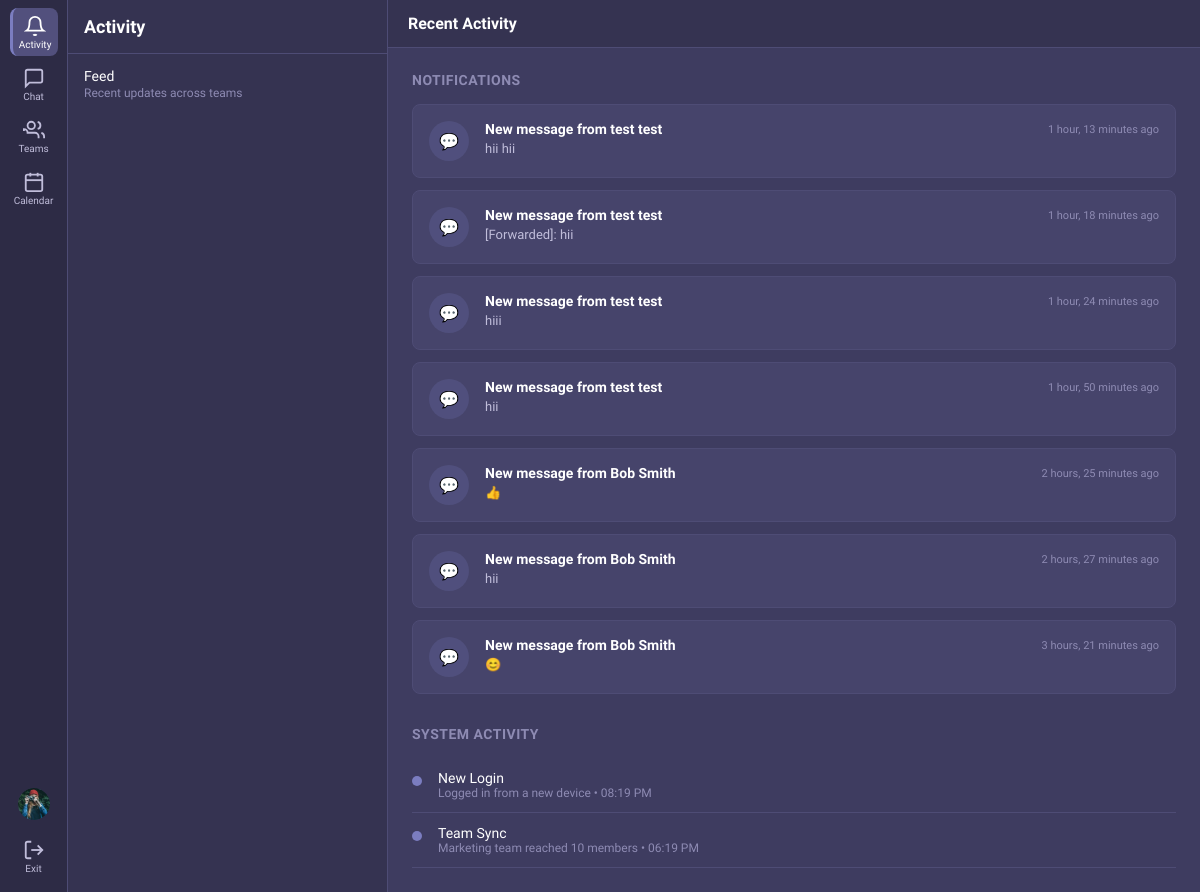
Screenshot of /chat/activity/ (signed in) with the database file from the repository.
### accounts/models.py (models this page shows, shortened)
class CustomUser(AbstractUser):
    email = models.EmailField(unique=True)
    profile_image = models.ImageField(upload_to='profile_images/', null=True, blank=True)
    is_verified = models.BooleanField(default=False)
    bio = models.CharField(max_length=255, blank=True, default='')
    last_seen = models.DateTimeField(null=True, blank=True)
    is_online = models.BooleanField(default=False)
    USERNAME_FIELD = 'email'
    REQUIRED_FIELDS = ['username']
    def get_profile_image_url(self):
        if self.profile_image:
            return self.profile_image.url
        return '/static/images/default-avatar.svg'

### chat/models.py (models this page shows, shortened)
class Notification(models.Model):
    NOTIF_TYPES = [
        ('message', 'New Message'),
        ('team_invite', 'Team Invite'),
        ('mention', 'Mention'),
    ]
    user = models.ForeignKey(
        settings.AUTH_USER_MODEL,
        on_delete=models.CASCADE,
        related_name='notifications'
    )
    notif_type = models.CharField(max_length=20, choices=NOTIF_TYPES)
    title = models.CharField(max_length=200)
    body = models.TextField(blank=True, default='')
    link = models.CharField(max_length=500, blank=True, default='')
    is_read = models.BooleanField(default=False)
    created_at = models.DateTimeField(auto_now_add=True)
    class Meta:
        ordering = ['-created_at']

### chat/views.py (the view)
# urls.py: path('activity/', views.activity_view, name='activity'),
@login_required
def activity_view(request):
    notifications = Notification.objects.filter(user=request.user).order_by('-created_at')[:50]
    activities = [
        {'type': 'login', 'title': 'New Login', 'body': 'Logged in from a new device', 'time': timezone.now()},
        {'type': 'team', 'title': 'Team Sync', 'body': 'Marketing team reached 10 members', 'time': timezone.now() - timezone.timedelta(hours=2)},
    ]
    return render(request, 'chat/activity.html', {
        'notifications': notifications,
        'activities': activities,
        'active_tab': 'activity'
    })

### templates/chat/activity.html (shortened to what this page needs)
{% extends 'base.html' %}
{% load static %}
{% block body %}
<div class="app-layout">
    {% include 'partials/sidebar.html' with active_tab='activity' %}
    <div class="chat-sidebar">
        <div class="sidebar-header">
            <h2>Activity</h2>
        </div>
        <div class="conversation-list">
            <div class="conv-item active">
                <div class="conv-info">
                    <div class="conv-name">Feed</div>
                    <div class="conv-preview">Recent updates across teams</div>
                </div>
            </div>
        </div>
    </div>
    <div class="main-content">
        <div class="content-header">
            <div class="content-header-left"><h3>Recent Activity</h3></div>
        </div>
        <div class="activity-feed" style="padding: 24px; overflow-y: auto; flex: 1;">
            <div class="activity-section">
                <h4 style="font-size: 14px; color: var(--text-muted); margin-bottom: 16px; text-transform: uppercase; letter-spacing: 0.5px;">Notifications</h4>
                {% for notif in notifications %}
                <div class="notif-item {% if not notif.is_read %}unread{% endif %}" style="background: var(--bg-surface); border: 1px solid var(--border); border-radius: var(--radius); padding: 16px; margin-bottom: 12px; transition: var(--transition); cursor: pointer;">
                    <div style="display: flex; gap: 16px; align-items: flex-start;">
                        <div style="width: 40px; height: 40px; border-radius: 50%; background: var(--accent-light); display: flex; align-items: center; justify-content: center; color: var(--accent);">
                            {% if notif.notif_type == 'message' %}💬{% elif notif.notif_type == 'team_invite' %}👥{% else %}🔔{% endif %}
                        </div>
                        <div style="flex: 1;">
                            <div style="display: flex; justify-content: space-between; align-items: center; margin-bottom: 4px;">
                                <span style="font-weight: 600; font-size: 14px;">{{ notif.title }}</span>
                                <span style="font-size: 11px; color: var(--text-muted);">{{ notif.created_at|timesince }} ago</span>
                            </div>
                            <div style="font-size: 13px; color: var(--text-secondary);">{{ notif.body }}</div>
                        </div>
                    </div>
                </div>
                {% empty %}
                <div class="empty-state" style="padding: 40px; background: var(--bg-surface); border: 1px solid var(--border); border-radius: var(--radius);">
                    <p>No new notifications</p>
                </div>
                {% endfor %}
            </div>
            <div class="activity-section" style="margin-top: 32px;">
                <h4 style="font-size: 14px; color: var(--text-muted); margin-bottom: 16px; text-transform: uppercase; letter-spacing: 0.5px;">System Activity</h4>
                {% for act in activities %}
                <div class="activity-item" style="display: flex; gap: 16px; align-items: flex-start; padding: 12px 0; border-bottom: 1px solid var(--border);">
                    <div style="width: 10px; height: 10px; border-radius: 50%; background: var(--accent); margin-top: 6px;"></div>
                    <div>
                        <div style="font-size: 14px; font-weight: 500;">{{ act.title }}</div>
                        <div style="font-size: 12px; color: var(--text-muted);">{{ act.body }} • {{ act.time|date:"h:i A" }}</div>
                    </div>
                </div>
                {% endfor %}
            </div>
        </div>
    </div>
</div>
{% endblock %}

### templates/partials/sidebar.html (shortened to what this page needs)
{% load static %}
<div class="left-rail">
    <a href="{% url 'chat:activity' %}" class="rail-item {% if active_tab == 'activity' %}active{% endif %}" title="Activity" id="nav-activity">
        <svg viewBox="0 0 24 24" fill="none" stroke="currentColor" stroke-width="2"><path d="M18 8A6 6 0 006 8c0 7-3 9-3 9h18s-3-2-3-9"/><path d="M13.73 21a2 2 0 01-3.46 0"/></svg>
        <span>Activity</span>
    </a>
    <a href="{% url 'chat:home' %}" class="rail-item {% if active_tab == 'chat' %}active{% endif %}" title="Chat" id="nav-chat">
        <svg viewBox="0 0 24 24" fill="none" stroke="currentColor" stroke-width="2"><path d="M21 15a2 2 0 01-2 2H7l-4 4V5a2 2 0 012-2h14a2 2 0 012 2z"/></svg>
        <span>Chat</span>
    </a>
    <a href="{% url 'teams:teams_home' %}" class="rail-item {% if active_tab == 'teams' %}active{% endif %}" title="Teams" id="nav-teams">
        <svg viewBox="0 0 24 24" fill="none" stroke="currentColor" stroke-width="2"><path d="M17 21v-2a4 4 0 00-4-4H5a4 4 0 00-4-4v2"/><circle cx="9" cy="7" r="4"/><path d="M23 21v-2a4 4 0 00-3-3.87"/><path d="M16 3.13a4 4 0 010 7.75"/></svg>
        <span>Teams</span>
    </a>
    <a href="{% url 'chat:calendar' %}" class="rail-item {% if active_tab == 'calendar' %}active{% endif %}" title="Calendar" id="nav-calendar">
        <svg viewBox="0 0 24 24" fill="none" stroke="currentColor" stroke-width="2"><rect x="3" y="4" width="18" height="18" rx="2" ry="2"/><line x1="16" y1="2" x2="16" y2="6"/><line x1="8" y1="2" x2="8" y2="6"/><line x1="3" y1="10" x2="21" y2="10"/></svg>
        <span>Calendar</span>
    </a>
    <a href="{% url 'accounts:profile' %}" class="rail-item {% if active_tab == 'profile' %}active{% endif %}" title="Profile" id="nav-profile">
        <img src="{{ request.user.get_profile_image_url }}" class="avatar avatar-sm" alt="Me">
    </a>
    <a href="{% url 'accounts:logout' %}" class="rail-item" title="Sign Out" id="nav-logout">
        <svg viewBox="0 0 24 24" fill="none" stroke="currentColor" stroke-width="2"><path d="M9 21H5a2 2 0 01-2-2V5a2 2 0 012-2h4"/><polyline points="16 17 21 12 16 7"/><line x1="21" y1="12" x2="9" y2="12"/></svg>
        <span>Exit</span>
    </a>
</div>

### static/css/style.css (style rules this page uses)
:root { --bg-primary: #2d2b45; --bg-secondary: #353351; --bg-tertiary: #3e3c60; --bg-surface: #46446b; --bg-hover: #52507d; --bg-active: #5f5c94; --bg-input: #3a385a; --text-primary: #ffffff; --text-secondary: #c0bdda; --text-muted: #8e8bb3; --accent: #7b7dc0; --accent-hover: #9698d8; --accent-light: rgba(123,125,192,0.2); --danger: #e6455f; --success: #48c78e; --warning: #f7b05b; --border: #4e4c75; --border-light: #5d5b8c; --shadow: 0 4px 12px rgba(0,0,0,0.2); --shadow-lg: 0 12px 40px rgba(0,0,0,0.3); --radius: 8px; --radius-lg: 12px; --sidebar-width: 68px; --chat-sidebar-width: 320px; --topbar-height: 48px; --transition: all 0.2s ease; }
* { margin:0; padding:0; box-sizing:border-box; }
body { font-family: 'Segoe UI', 'Inter', -apple-system, sans-serif; background: var(--bg-primary); color: var(--text-primary); min-height: 100vh; overflow: hidden; }
a { color: var(--accent-hover); text-decoration: none; }
.app-layout { display: flex; height: 100vh; }
.left-rail { width: var(--sidebar-width); background: var(--bg-primary); border-right: 1px solid var(--border); display: flex; flex-direction: column; align-items: center; padding: 8px 0; z-index: 100; flex-shrink: 0; }
.rail-item { width: 48px; height: 48px; display: flex; flex-direction: column; align-items: center; justify-content: center; border-radius: var(--radius); color: var(--text-secondary); cursor: pointer; transition: var(--transition); margin-bottom: 4px; text-decoration: none; position: relative; font-size: 10px; gap: 2px; }
.rail-item svg { width: 22px; height: 22px; }
.rail-item:hover, .rail-item.active { background: var(--bg-hover); color: var(--text-primary); }
.rail-item.active { border-left: 3px solid var(--accent); }
.chat-sidebar { width: var(--chat-sidebar-width); background: var(--bg-secondary); border-right: 1px solid var(--border); display: flex; flex-direction: column; flex-shrink: 0; }
.sidebar-header { padding: 16px; border-bottom: 1px solid var(--border); display: flex; align-items: center; justify-content: space-between; }
.sidebar-header h2 { font-size: 18px; font-weight: 600; }
.conversation-list { flex: 1; overflow-y: auto; padding: 4px 0; }
.conv-item { display: flex; align-items: center; gap: 12px; padding: 10px 16px; cursor: pointer; transition: var(--transition); text-decoration: none; color: inherit; }
.avatar { width: 40px; height: 40px; border-radius: 50%; object-fit: cover; flex-shrink: 0; background: var(--bg-surface); }
.avatar-sm { width: 32px; height: 32px; }
.conv-info { flex: 1; min-width: 0; }
.conv-name { font-size: 14px; font-weight: 500; white-space: nowrap; overflow: hidden; text-overflow: ellipsis; }
.conv-preview { font-size: 12px; color: var(--text-muted); white-space: nowrap; overflow: hidden; text-overflow: ellipsis; margin-top: 2px; }
.main-content { flex: 1; display: flex; flex-direction: column; min-width: 0; background: var(--bg-tertiary); }
.content-header { height: var(--topbar-height); padding: 0 20px; border-bottom: 1px solid var(--border); display: flex; align-items: center; justify-content: space-between; background: var(--bg-secondary); flex-shrink: 0; }
.content-header-left { display: flex; align-items: center; gap: 12px; }
.content-header h3 { font-size: 16px; font-weight: 600; }
.notif-item { padding: 12px 16px; border-bottom: 1px solid var(--border); cursor: pointer; transition: var(--transition); }
.notif-item.unread { border-left: 3px solid var(--accent); }

### rows the page displays
CustomUser: user.get_profile_image_url (picture)
Notification: title "New message from test test", created_at "1 hour, 13 minutes", body "hii hii"
Notification: title "New message from test test", created_at "1 hour, 18 minutes", body "[Forwarded]: hii"
Notification: title "New message from test test", created_at "1 hour, 24 minutes", body "hiii"
Notification: title "New message from test test", created_at "1 hour, 50 minutes", body "hii"
Notification: title "New message from Bob Smith", created_at "2 hours, 25 minutes", body "👍"
Notification: title "New message from Bob Smith", created_at "2 hours, 27 minutes", body "hii"
Notification: title "New message from Bob Smith", created_at "3 hours, 21 minutes", body "😊"

### other values shown
{{ act.title }} "New Login" "Team Sync"
{{ act.body }} "Logged in from a new device" "Marketing team reached 10 members"
{{ act.time|date:"h:i A" }} "08:19 PM" "06:19 PM"
